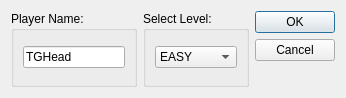
<?xml version="1.0" encoding="UTF-8"?>
<ui version="4.0">
 <class>GameSetting</class>
 <widget class="QDialog" name="GameSetting">
  <property name="geometry">
   <rect>
    <x>0</x>
    <y>0</y>
    <width>346</width>
    <height>98</height>
   </rect>
  </property>
  <property name="windowTitle">
   <string>Dialog</string>
  </property>
  <layout class="QHBoxLayout" name="horizontalLayout">
   <item>
    <widget class="QGroupBox" name="PlayerNameGroup_">
     <property name="title">
      <string>Player Name:</string>
     </property>
     <layout class="QVBoxLayout" name="verticalLayout">
      <item>
       <widget class="QLineEdit" name="playernameedit_">
        <property name="text">
         <string>TGHead</string>
        </property>
       </widget>
      </item>
     </layout>
    </widget>
   </item>
   <item>
    <widget class="QGroupBox" name="SelectLevelGroup_">
     <property name="title">
      <string>Select Level:</string>
     </property>
     <layout class="QVBoxLayout" name="verticalLayout_2">
      <item>
       <widget class="QComboBox" name="lvlselect_">
        <item>
         <property name="text">
          <string>EASY</string>
         </property>
        </item>
        <item>
         <property name="text">
          <string>NORMAL</string>
         </property>
        </item>
        <item>
         <property name="text">
          <string>HARD</string>
         </property>
        </item>
       </widget>
      </item>
     </layout>
    </widget>
   </item>
   <item>
    <widget class="QDialogButtonBox" name="buttonBox_">
     <property name="orientation">
      <enum>Qt::Vertical</enum>
     </property>
     <property name="standardButtons">
      <set>QDialogButtonBox::Cancel|QDialogButtonBox::Ok</set>
     </property>
    </widget>
   </item>
  </layout>
 </widget>
 <resources/>
 <connections>
  <connection>
   <sender>buttonBox_</sender>
   <signal>rejected()</signal>
   <receiver>GameSetting</receiver>
   <slot>reject()</slot>
   <hints>
    <hint type="sourcelabel">
     <x>316</x>
     <y>260</y>
    </hint>
    <hint type="destinationlabel">
     <x>286</x>
     <y>274</y>
    </hint>
   </hints>
  </connection>
  <connection>
   <sender>buttonBox_</sender>
   <signal>accepted()</signal>
   <receiver>GameSetting</receiver>
   <slot>accept()</slot>
   <hints>
    <hint type="sourcelabel">
     <x>248</x>
     <y>254</y>
    </hint>
    <hint type="destinationlabel">
     <x>157</x>
     <y>274</y>
    </hint>
   </hints>
  </connection>
 </connections>
</ui>
